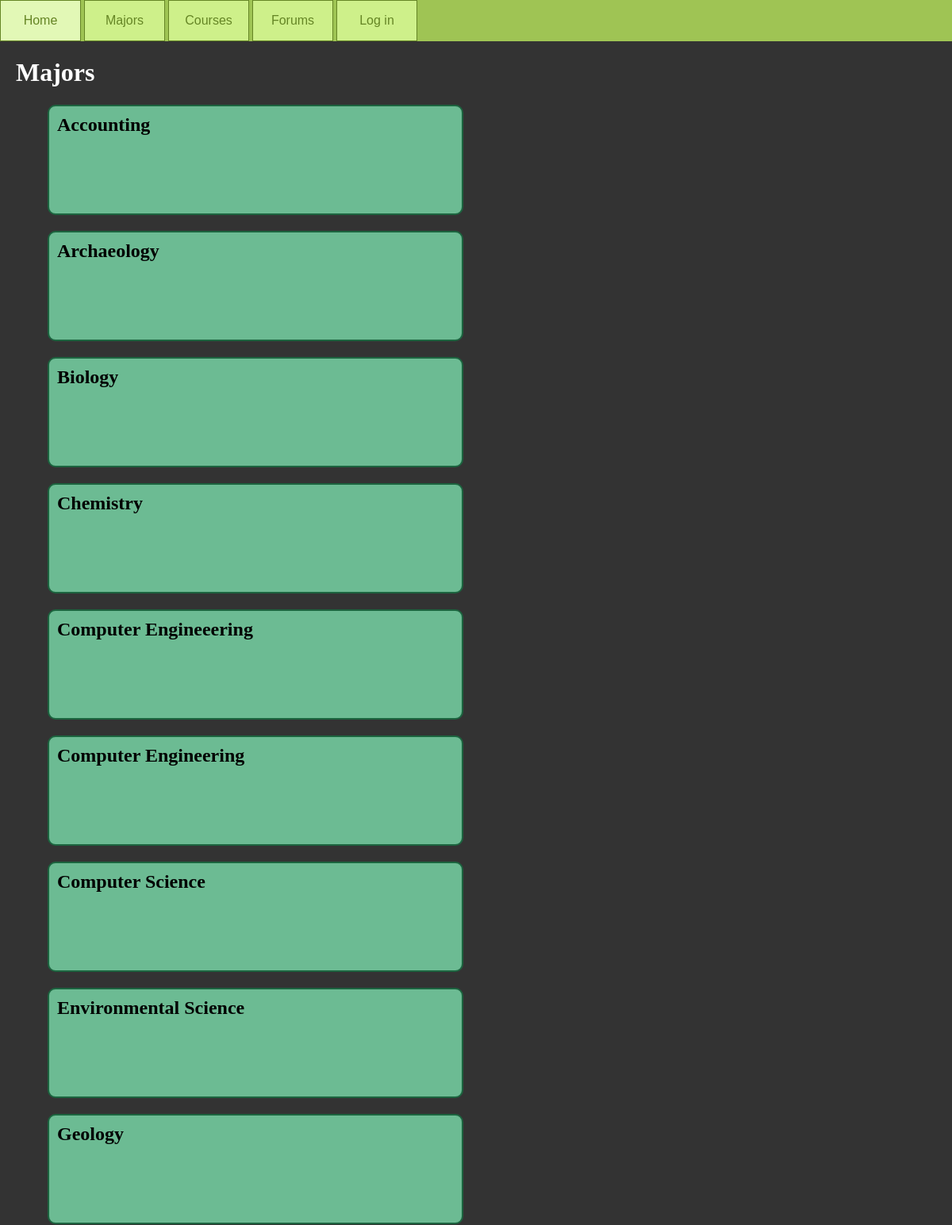
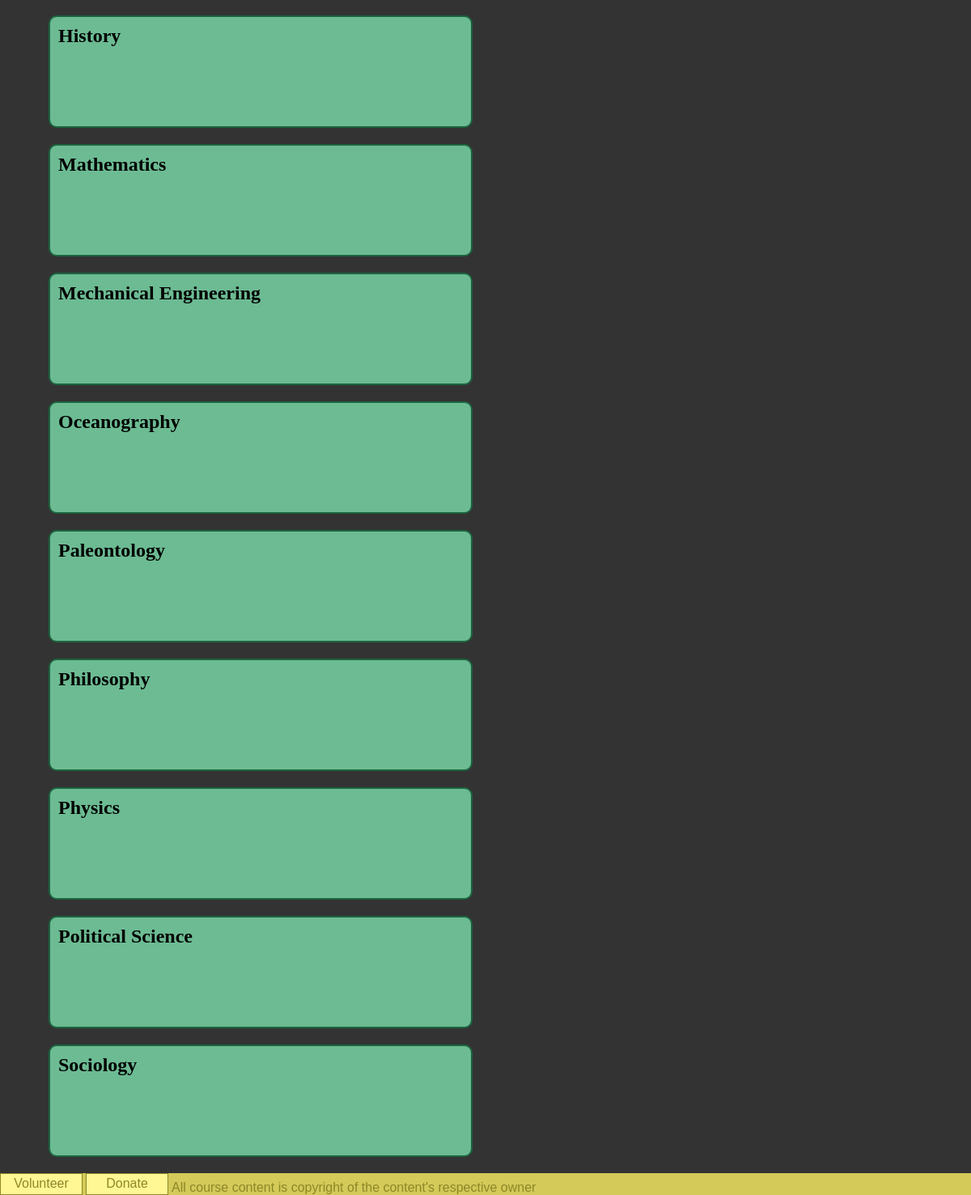
Screenshot of /majorsPublic.html with the database file from the repository (2 pictures, top to bottom).
### database_setup.py (models this page shows, shortened)
class Major(Base):
    __tablename__ = 'majors'
    major_id = Column(Integer, primary_key=True)
    name = Column(String(80), nullable=False)
    description = Column(String(250))

### project.py (the view)
@app.route('/majorsPublic.html')
def showMajorsPublic():
    enrolled_majors = getEnrolledMajors()
    majors = session.query(Major).order_by(asc(Major.name))
    return render_template('majorsPublic.html', majors=majors, login_session=login_session, enrolled_majors=enrolled_majors)

### project.py (called while the page is built, shortened)
def loggedin():
    return "email" in login_session

def getEnrolledMajors():
    if not loggedin():
        return []

### templates/majorsPublic.html (shortened to what this page needs)
<!DOCTYPE html>
<html>
    <head>
        <link rel="stylesheet" href="/css/style.css">
    </head>
    <body>
        {% block content %}
        {% include "navbar.html" %}
        <div>
            <h1>Majors</h1>
            <div>
            {% for major in majors %}
                <a class="subtle" href="/majors/{{major.major_id}}"><div class="majorBlock">
                <h2>{{major.name}}</h2>
                </div></a>
            {% endfor %}
            {% endblock %}
            </div>
        </div>
        {% include "footer.html" %}
    </body>
</html>

### templates/navbar.html (shortened to what this page needs)
<ul id="navbar">
    <li><a href="/index.html">Home</a></li>
    <li><a href="/majorsPublic.html">Majors</a></li>
    <li><a href="/coursesPublic.html">Courses</a></li>
    <li><a href="">Forums</a></li>
    {% block content %}
    {% if not "username" in login_session%}
    <li><a href="/login.html">Log in</a></li>
    {% else %}
    <li><a href="/profile.html">Profile</a></li>
    <li><a href="gdisconnect">Log out</a></li>
    {% endif %}
</ul>
{% endblock %}

### templates/footer.html
<footer>
    <li><a href="volunteer.html">Volunteer</a></li>
    <li><a href="donate.html">Donate</a></li>
    <p style='vertical-align:bottom;display:inline'>All course content is copyright of the content's respective owner</p>
</footer>

### rows the page displays
Major: name "Accounting"
Major: name "Archaeology"
Major: name "Biology"
Major: name "Chemistry"
Major: name "Computer Engineeering"
Major: name "Computer Engineering"
Major: name "Computer Science"
Major: name "Environmental Science"
Major: name "Geology"
Major: name "History"
Major: name "Mathematics"
Major: name "Mechanical Engineering"
Major: name "Oceanography"
Major: name "Paleontology"
Major: name "Philosophy"
Major: name "Physics"
Major: name "Political Science"
Major: name "Sociology"
